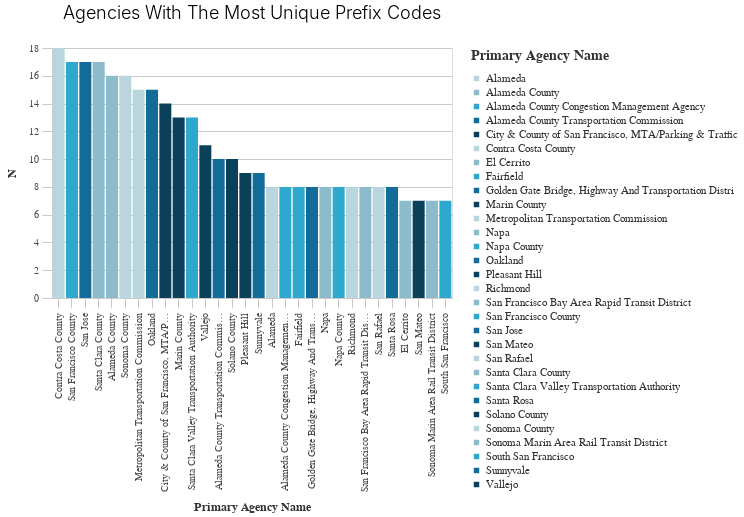

The code cell stored with this chart in its notebook:
### Code cell
_dla_utils.basic_bar_chart(((_dla_utils.get_nunique(df, 'prefix', 'primary_agency_name')).head(30)),
                            'primary_agency_name', 'n', 'primary_agency_name', subset, 'Agencies With The Most Unique Prefix Codes')

### Figure 1 — Vega-Lite specification as saved in the notebook (floating-point values rounded to 4 significant figures)
{"config": {"view": {"continuousWidth": 400, "continuousHeight": 300}, "axis": {"domainColor": "#cbcbcb", "grid": true, "gridColor": "#cbcbcb", "gridWidth": 1, "labelColor": "#474747", "labelFont": "Nunito Sans", "labelFontSize": 10, "labelPadding": 4, "tickColor": "#cbcbcb", "tickSize": 10, "titleColor": "#333", "titleFont": "Raleway", "titleFontSize": 12, "titlePadding": 10}, "axisBand": {"grid": false}, "background": "white", "font": "Raleway", "header": {"labelFont": "Nunito Sans", "titleFont": "Raleway"}, "legend": {"labelColor": "#333", "labelFont": "Nunito Sans", "labelFontSize": 11, "labelLimit": 0, "padding": 1, "symbolSize": 30, "symbolType": "square", "titleColor": "#333", "titleFont": "Raleway", "titleFontSize": 14, "titlePadding": 10}, "title": {"anchor": "middle", "font": "Raleway", "fontSize": 18, "fontWeight": 300, "offset": 20}}, "data": {"name": "data-349d380901e5c625b780dae31a2f39c5"}, "mark": "bar", "encoding": {"color": {"field": "primary_agency_name", "legend": {"title": "Primary Agency Name"}, "scale": {"range": ["#B9D6DF", "#8CBCCB", "#2EA8CE", "#136C97", "#0B405B"]}, "type": "nominal"}, "x": {"field": "primary_agency_name", "sort": "-y", "title": "Primary Agency Name", "type": "nominal"}, "y": {"field": "n", "title": "N", "type": "quantitative"}}, "height": 250, "title": "Agencies With The Most Unique Prefix Codes", "width": 400, "$schema": "https://vega.github.io/schema/vega-lite/v4.17.0.json", "datasets": {"data-349d380901e5c625b780dae31a2f39c5": [{"primary_agency_name": "Contra Costa County", "n": 18}, {"primary_agency_name": "San Francisco County", "n": 17}, {"primary_agency_name": "San Jose", "n": 17}, {"primary_agency_name": "Santa Clara County", "n": 17}, {"primary_agency_name": "Alameda County", "n": 16}, {"primary_agency_name": "Sonoma County", "n": 16}, {"primary_agency_name": "Metropolitan Transportation Commission", "n": 15}, {"primary_agency_name": "Oakland", "n": 15}, {"primary_agency_name": "City & County of San Francisco, MTA/Parking & Traffic", "n": 14}, {"primary_agency_name": "Marin County", "n": 13}, {"primary_agency_name": "Santa Clara Valley Transportation Authority", "n": 13}, {"primary_agency_name": "Vallejo", "n": 11}, {"primary_agency_name": "Alameda County Transportation Commission", "n": 10}, {"primary_agency_name": "Solano County", "n": 10}, {"primary_agency_name": "Pleasant Hill", "n": 9}, {"primary_agency_name": "Sunnyvale", "n": 9}, {"primary_agency_name": "Alameda", "n": 8}, {"primary_agency_name": "Alameda County Congestion Management Agency", "n": 8}, {"primary_agency_name": "Fairfield", "n": 8}, {"primary_agency_name": "Golden Gate Bridge, Highway And Transportation Distri", "n": 8}, {"primary_agency_name": "Napa", "n": 8}, {"primary_agency_name": "Napa County", "n": 8}, {"primary_agency_name": "Richmond", "n": 8}, {"primary_agency_name": "San Francisco Bay Area Rapid Transit District", "n": 8}, {"primary_agency_name": "San Rafael", "n": 8}, {"primary_agency_name": "Santa Rosa", "n": 8}, {"primary_agency_name": "El Cerrito", "n": 7}, {"primary_agency_name": "San Mateo", "n": 7}, {"primary_agency_name": "Sonoma Marin Area Rail Transit District", "n": 7}, {"primary_agency_name": "South San Francisco", "n": 7}]}}
